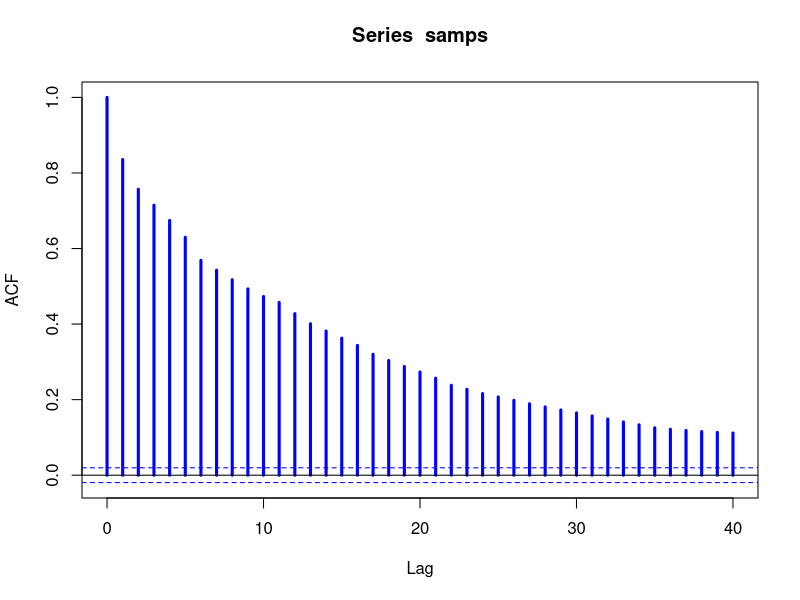
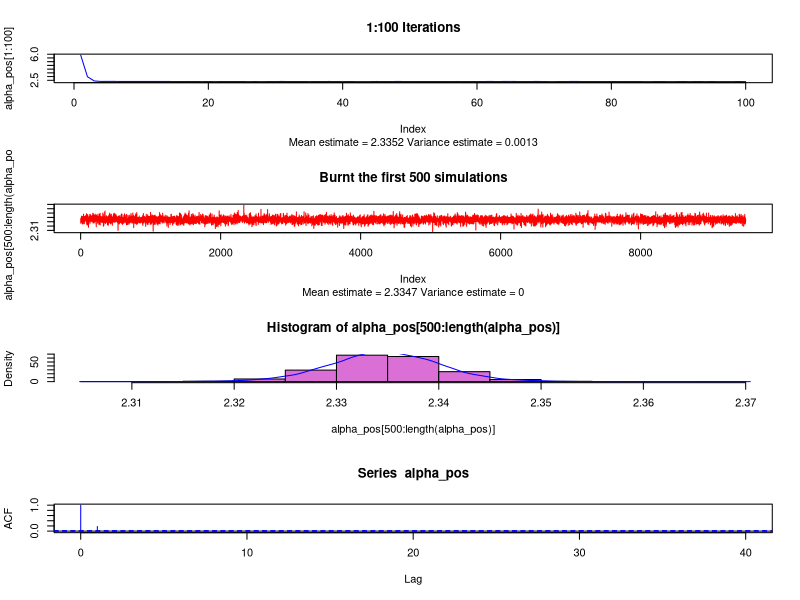
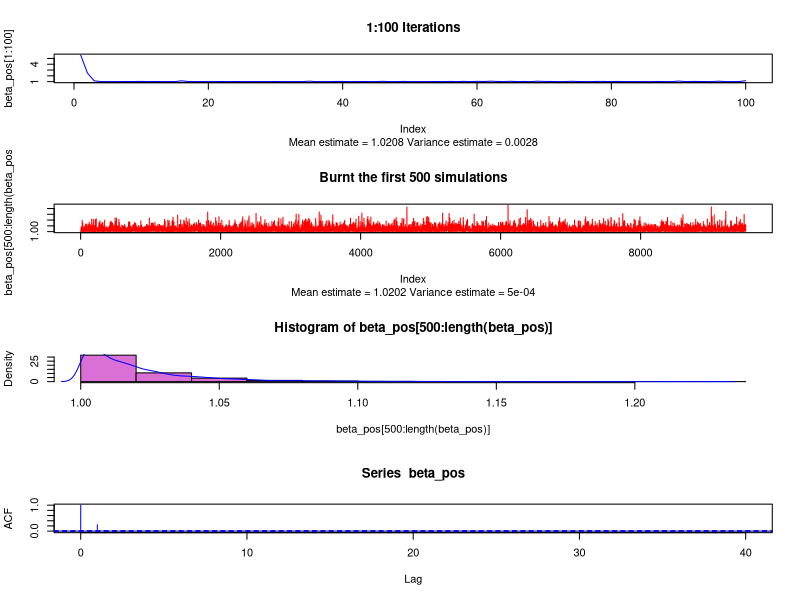
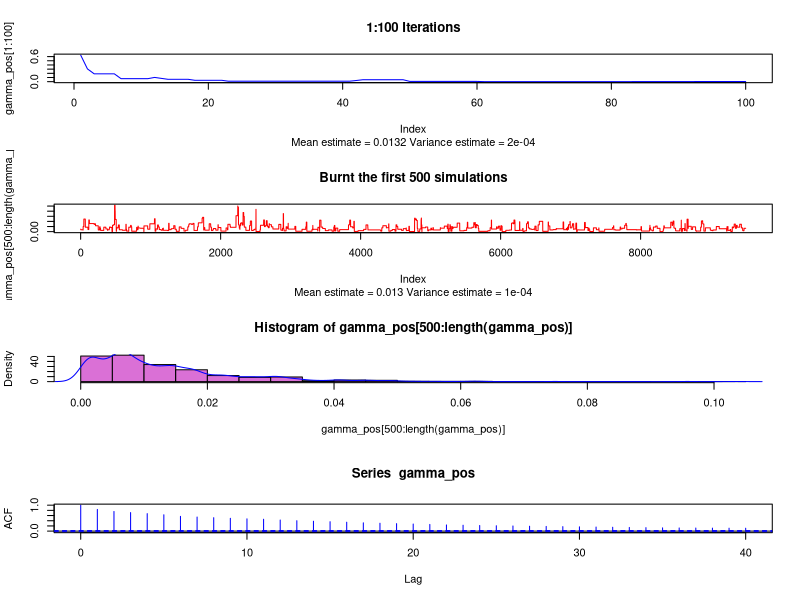
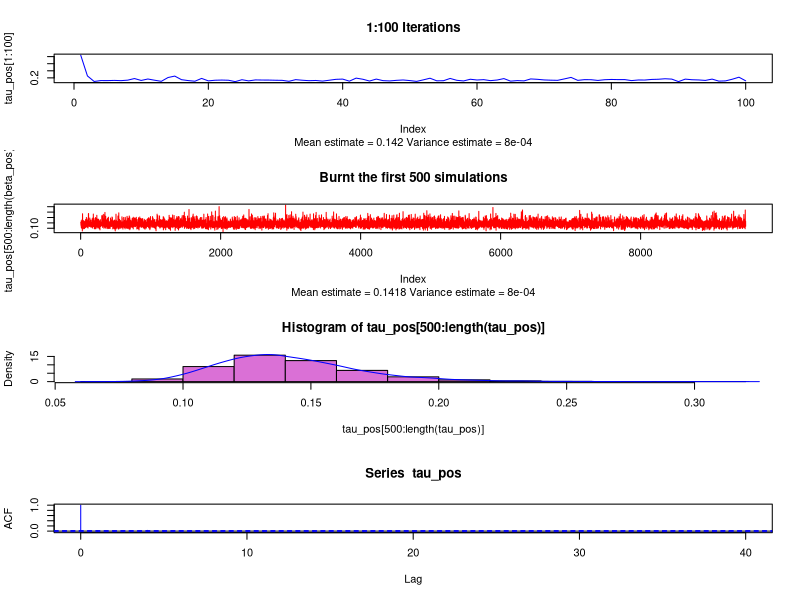
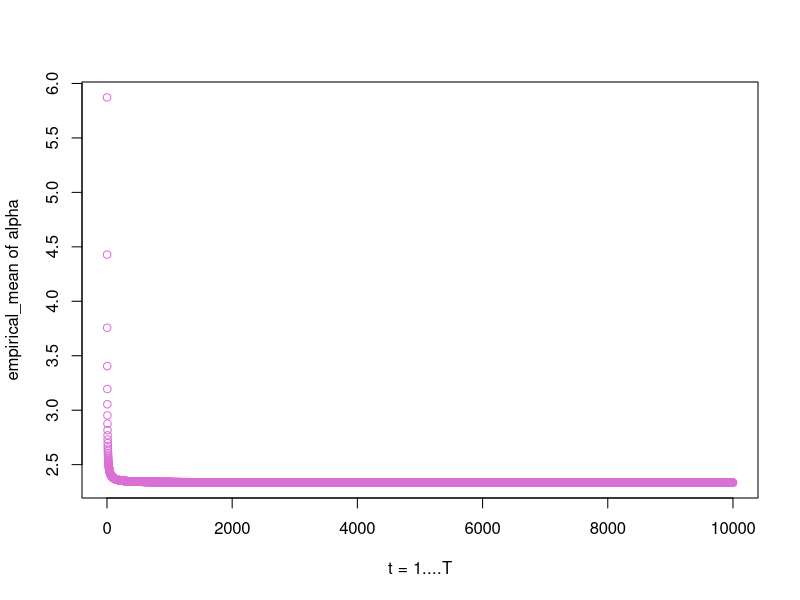
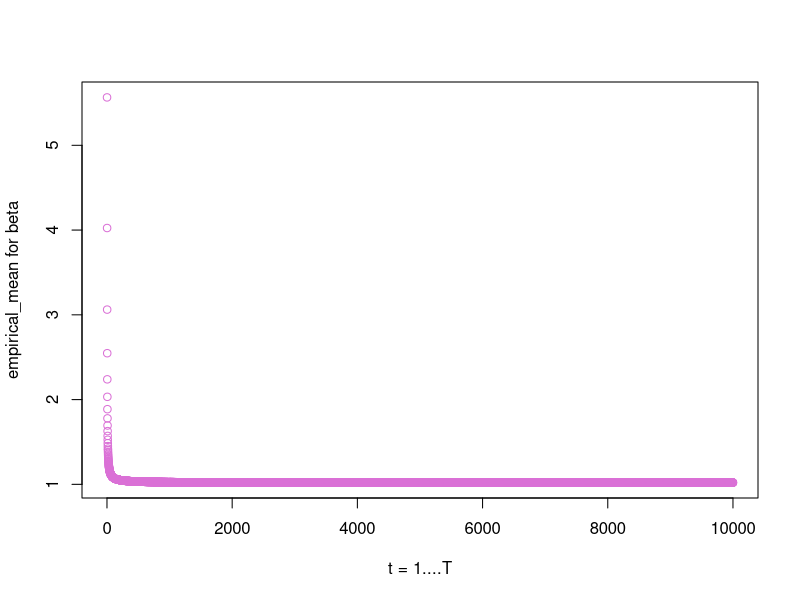
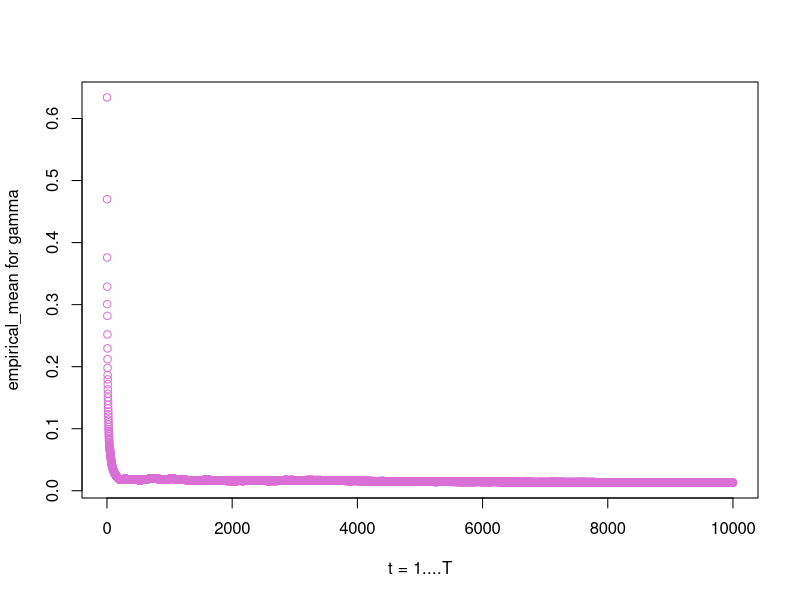

Source code (R) for these figures, in order:


# Initialize --------------------------------------------------------------
set.seed(1)
dugong = read.table('dugong-data.txt',header = TRUE)
Xi = dugong$Age
Yi = dugong$Length
number_of_sample = length(Yi)
nsims = 10000
n_size=1
# Generate Alpha ----------------------------------------------------------
alpha_sd=15
pa=pnorm(1,0,alpha_sd)
pb=pnorm(Inf,0,alpha_sd)
alpha=alpha_sd*qnorm(runif(n_size,pa,pb))
# Generate Beta -----------------------------------------------------------
beta_sd=10
pa_b=pnorm(1,0,beta_sd)
pb_b=pnorm(Inf,0,beta_sd)
beta=beta_sd*qnorm(runif(n_size,pa_b,pb_b))
beta

# Generate Gamma ----------------------------------------------------------
gam=runif(n_size,0,1)
# Generate Tau ------------------------------------------------------------
tau=1/rgamma(n_size,2,3)

# Generate mu -------------------------------------------------------------
gen_mu = function(alpha,beta,gam,Xi) 
{  return(alpha-(beta*((gam)^Xi)))
  
}
mu_samples = gen_mu(alpha,beta,gam,Xi)
mu_samples

# Set the Parameters ------------------------------------------------------
alpha_pos = array(alpha,dim = nsims)
beta_pos = array(beta, dim = nsims)
gamma_pos = array(gam,dim = nsims)
tau_pos = array(tau,dim = nsims)


# Likelihood --------------------------------------------------------------
log_likelihood = function(y_vec,x_vec,alp,bet,gam,tau)
{
  total = 0
  for (i in 1:length(y_vec))
  {
    temp = gam ^ x_vec[i]
    temp = bet * temp
    temp = alp - temp
    temp = temp **2
    temp = y_vec[i] - temp
    total= total+temp
  }
  total / -(2 * (tau^2))
}



# Run the Simulation of Metropolis to Get Gamma Posterior ------------------------------------------------------
n = 10000
current_gam = 0.634 
samps = rep(NA,n)
for (i in 1:n)
{proposed = rnorm(1, current_gam, 0.4) 
  while(proposed<0 | proposed>1){
    proposed = rnorm(1, current_gam, 0.4) 
  }
  logr = log_likelihood(Yi,Xi,alpha,beta,proposed,tau)-log_likelihood(Yi,Xi,alpha,beta,current_gam,tau)
  if (log(runif(1))< logr) {current_gam = proposed}
  samps[i] = current_gam
}
#gamma
acf(samps,col='blue',lwd=3)
gamma_pos=samps


# Gibbs Sampling to Simulate alpha,beta and Tau ---------------------------
require(truncnorm)
require(truncnorm)
for (i in 2:nsims){
  alpha_var=alpha_sd^2
  alpha_val=sum(Yi+beta_pos[i-1]*(gamma_pos[i-1]^Xi))
  alpha_pos_mean=(alpha_var*alpha_val)/(alpha_var*number_of_sample+tau_pos[i-1])
  alpha_pos_std=tau_pos[i-1]*alpha_var/(alpha_var*number_of_sample+tau_pos[i-1])
  k=rnorm(1,alpha_pos_mean,alpha_pos_std)
  alpha_pos[i] = k 
  
  beta_var = beta_sd^2
  beta_val = sum((alpha_pos[i]-Yi)*(gamma_pos[i-1]^Xi))
  beta_pos_mean = beta_var*beta_val/(beta_var+tau_pos[i-1])
  beta_pos_std = tau_pos[i-1]*beta_var/(beta_var+tau_pos[i-1])
  k_b=rtruncnorm(1,1,Inf,beta_pos_mean,beta_pos_std)
  beta_pos[i] = k_b 
  
  tau_pos_shape = (2+number_of_sample)
  tau_pos_rate = (6+sum((Yi-(alpha_pos[i]-beta_pos[i]*(gamma_pos[i-1]^Xi)))^2))/2
  tau_pos[i] = 1/rgamma(1,tau_pos_shape,tau_pos_rate)}



# Part d, Trace Plots -----------------------------------------------------
# For Alpha ---------------------------------------------------------------
par(mfrow=c(4,1))
plot(alpha_pos[1:100],type="l",main=paste("1:100 Iterations"),col='blue')
title(sub=paste("Mean estimate =",round(mean(alpha_pos),4),"Variance estimate =",round(var(alpha_pos),4)))
plot(alpha_pos[500:length(alpha_pos)],type="l",main="Burnt the first 500 simulations",col='red')
title(sub=paste("Mean estimate =",round(mean(alpha_pos[501:length(alpha_pos)]),4),"Variance estimate =",round(var(alpha_pos[501:length(alpha_pos)]),4)))
hist(alpha_pos[500:length(alpha_pos)],freq=F,col='orchid')
lines(density(alpha_pos[500:length(alpha_pos)]),col='blue')
acf(alpha_pos,col='blue')
# For Beta ----------------------------------------------------------------
par(mfrow=c(4,1))
plot(beta_pos[1:100],type="l",main=paste("1:100 Iterations"),col='blue')
title(sub=paste("Mean estimate =",round(mean(beta_pos),4),"Variance estimate =",round(var(beta_pos),4)))
plot(beta_pos[500:length(beta_pos)],type="l",main="Burnt the first 500 simulations",col='red')
title(sub=paste("Mean estimate =",round(mean(beta_pos[501:length(beta_pos)]),4),"Variance estimate =",round(var(beta_pos[501:length(alpha_pos)]),4)))
hist(beta_pos[500:length(beta_pos)],freq=F,col='orchid')
lines(density(beta_pos[500:length(beta_pos)]),col='blue')
acf(beta_pos,col='blue')
# For Gamma ---------------------------------------------------------------
par(mfrow=c(4,1))
plot(gamma_pos[1:100],type="l",main=paste("1:100 Iterations"),col='blue')
title(sub=paste("Mean estimate =",round(mean(gamma_pos),4),"Variance estimate =",round(var(gamma_pos),4)))
plot(gamma_pos[500:length(gamma_pos)],type="l",main="Burnt the first 500 simulations",col='red')
title(sub=paste("Mean estimate =",round(mean(gamma_pos[501:length(gamma_pos)]),4),"Variance estimate =",round(var(gamma_pos[501:length(alpha_pos)]),4)))
hist(gamma_pos[500:length(gamma_pos)],freq=F,col='orchid')
lines(density(gamma_pos[500:length(gamma_pos)]),col='blue')
acf(gamma_pos,col='blue')
# For Tau -----------------------------------------------------------------
par(mfrow=c(4,1))
plot(tau_pos[1:100],type="l",main=paste("1:100 Iterations"),col='blue')
title(sub=paste("Mean estimate =",round(mean(tau_pos),4),"Variance estimate =",round(var(tau_pos),4)))
plot(tau_pos[500:length(beta_pos)],type="l",main="Burnt the first 500 simulations",col='red')
title(sub=paste("Mean estimate =",round(mean(tau_pos[501:length(tau_pos)]),4),"Variance estimate =",round(var(tau_pos[501:length(alpha_pos)]),4)))
hist(tau_pos[500:length(tau_pos)],freq=F,col='orchid')
lines(density(tau_pos[500:length(tau_pos)]),col='blue')
acf(tau_pos,col='blue')







# Part e ------------------------------------------------------------------
par(mfrow=c(1,1))
# Empirical Behaviour of Alpha with Growing T -----------------------------
sum_vector=cumsum(alpha_pos)
v = rep(NA,length(alpha_pos))
for (i in 1:length(v))
{
  v[i] = sum_vector[i] / i
}
length_vector = seq(1,nsims)
plot(length_vector,v,type = 'p',xlab = 't = 1....T',ylab='empirical_mean of alpha',col='orchid')



# Empricial Bheaviour of Beta with Growing T ------------------------------
sum_vector=cumsum(beta_pos)
v = rep(NA,length(beta_pos))
for (i in 1:length(v))
{
  v[i] = sum_vector[i] / i
}
length_vector = seq(1,nsims)
plot(length_vector,v,type = 'p',xlab = 't = 1....T',ylab='empirical_mean for beta',col='orchid')


# Empirical Behaviour of Gamma with Growing T -----------------------------
sum_vector=cumsum(gamma_pos)
v = rep(NA,length(gamma_pos))
for (i in 1:length(v))
{
  v[i] = sum_vector[i] / i
}
length_vector = seq(1,nsims)
plot(length_vector,v,type = 'p',xlab = 't = 1....T',ylab='empirical_mean for gamma',col='orchid')


# Empirical Behaviour of Tau with Growing Tau -----------------------------
sum_vector=cumsum(tau_pos)
v = rep(NA,length(tau_pos))
for (i in 1:length(v))
{
  v[i] = sum_vector[i] / i
}
length_vector = seq(1,nsims)
plot(length_vector,v,type = 'p',xlab = 't = 1....T',ylab='empirical_mean for tau',col='orchid')


# Part f ------------------------------------------------------------------
# Estimate for alpha and its error ----------------------------------------
maximum_uncertainty = rep(NA,4)
batch_function = function(chain,bins){
  overall_mean = mean(chain)
  result = split(chain, cut(seq(chain), bins, labels = FALSE))
  
}
batch_size = nsims / 10
mean_array = rep(NA,10)
alpha_error = 0
index = 1
for (i in 1:10){
  current_batch = alpha_pos[index:(i * batch_size) ]
  mean_array[i] = mean(current_batch)
  mu_i = mean(current_batch) - mean(alpha_pos)
  mu_i = mu_i **2
  alpha_error=alpha_error+mu_i
  index = index+batch_size
}
mean(mean_array)
alpha_error
upper_val = mean(alpha_pos)+qnorm(0.95)*sqrt(alpha_error)/sqrt(nsims)
lower_val = mean(alpha_pos)-qnorm(0.95)*sqrt(alpha_error)/sqrt(nsims)
cat(lower_val,upper_val)
maximum_uncertainty[1]=upper_val-lower_val
# Estimate for Beta and Its Error -----------------------------------------
batch_size = nsims / 10
mean_array = rep(NA,10)
beta_error = 0
index = 1
for (i in 1:10){
  current_batch = beta_pos[index:(i * batch_size) ]
  mean_array[i] = mean(current_batch)
  mu_i = mean(current_batch) - mean(beta_pos)
  mu_i = mu_i **2
  beta_error=beta_error+mu_i
  index = index+batch_size
}
mean(mean_array)
beta_error
upper_val = mean(beta_pos)+qnorm(0.95)*sqrt(beta_error)/sqrt(nsims)
lower_val = mean(beta_pos)-qnorm(0.95)*sqrt(beta_error)/sqrt(nsims)
cat(lower_val,upper_val)
maximum_uncertainty[2]=upper_val-lower_val


# Estimate for Gamma and Its Error ----------------------------------------
batch_size = nsims / 10
mean_array = rep(NA,10)
gamma_error = 0
index = 1
for (i in 1:10){
  current_batch = gamma_pos[index:(i * batch_size) ]
  mean_array[i] = mean(current_batch)
  mu_i = mean(current_batch) - mean(gamma_pos)
  mu_i = mu_i **2
  gamma_error=gamma_error+mu_i
  index = index+batch_size
}
mean(mean_array)
gamma_error 
upper_val = mean(gamma_pos)+qnorm(0.95)*sqrt(gamma_error)/sqrt(nsims)
lower_val = mean(gamma_pos)-qnorm(0.95)*sqrt(gamma_error)/sqrt(nsims)
cat(lower_val,upper_val)
maximum_uncertainty[3]=upper_val-lower_val
# Estimate for Tau and Its Error ------------------------------------------
batch_size = nsims / 10
mean_array = rep(NA,10)
tau_error = 0
index = 1
for (i in 1:10){
  current_batch = tau_pos[index:(i * batch_size) ]
  mean_array[i] = mean(current_batch)
  mu_i = mean(current_batch) - mean(tau_pos)
  mu_i = mu_i **2
  tau_error=tau_error+mu_i
  index = index+batch_size
}
mean(mean_array)
tau_error 
upper_val = mean(tau_pos)+qnorm(0.95)*sqrt(tau_error)/sqrt(nsims)
lower_val = mean(tau_pos)-qnorm(0.95)*sqrt(tau_error)/sqrt(nsims)
cat(lower_val,upper_val)
maximum_uncertainty[4]=upper_val-lower_val
# Part g ------------------------------------------------------------------
which.max(maximum_uncertainty)
cat("The Maximum Uncertainty is for Alpha")

# Part h ------------------------------------------------------------------
Corr = rep(NA,6)
Corr[1]=cor(alpha_pos[500:10000],beta_pos[500:10000]) 
Corr[2]=cor(alpha_pos[500:10000],gamma_pos[500:10000])
Corr[3]=cor(alpha_pos[500:10000],tau_pos[500:10000]) 
Corr[4]=cor(beta_pos[500:10000],gamma_pos[500:10000]) 
Corr[5]=cor(beta_pos[500:10000],tau_pos[500:10000]) 
Corr[6]=cor(gamma_pos[500:10000],tau_pos[500:10000]) 
which.max(Corr)
cat("Alpha and Gamma have highest Correlation")

# Part i ------------------------------------------------------------------
Precision = rep(NA,2)
par(mfrow = c(2,1))
x_new = 20
updated_mean = alpha_pos-beta_pos*(gamma_pos^x_new)
updated_tau = tau_pos
draw_sample = 0
for (i in 1:length(updated_mean)){
  draw_sample = draw_sample+ rnorm(100,updated_mean[i],updated_tau[i])
}
post_pred_samp = draw_sample/nsims
hist(post_pred_samp,col='orchid')
Precision[1]=var(post_pred_samp)
# Part J ------------------------------------------------------------------
x_30 = 30
updated_mean_30 = alpha_pos-beta_pos*(gamma_pos^x_30)
updated_tau_30 = tau_pos
num = 1000
draw_sample = 0
for (i in 1:length(updated_mean_30)){
  draw_sample = draw_sample+ rnorm(100,updated_mean_30[i],updated_tau_30[i])}
post_pred_samp = draw_sample/nsims
hist(post_pred_samp,col='orchid')
Precision[2]=var(post_pred_samp)
# Part k -------------------------------------------------------------------
which.max(Precision)
cat("Distribution for Dugong with 30 Age is less Precise")
